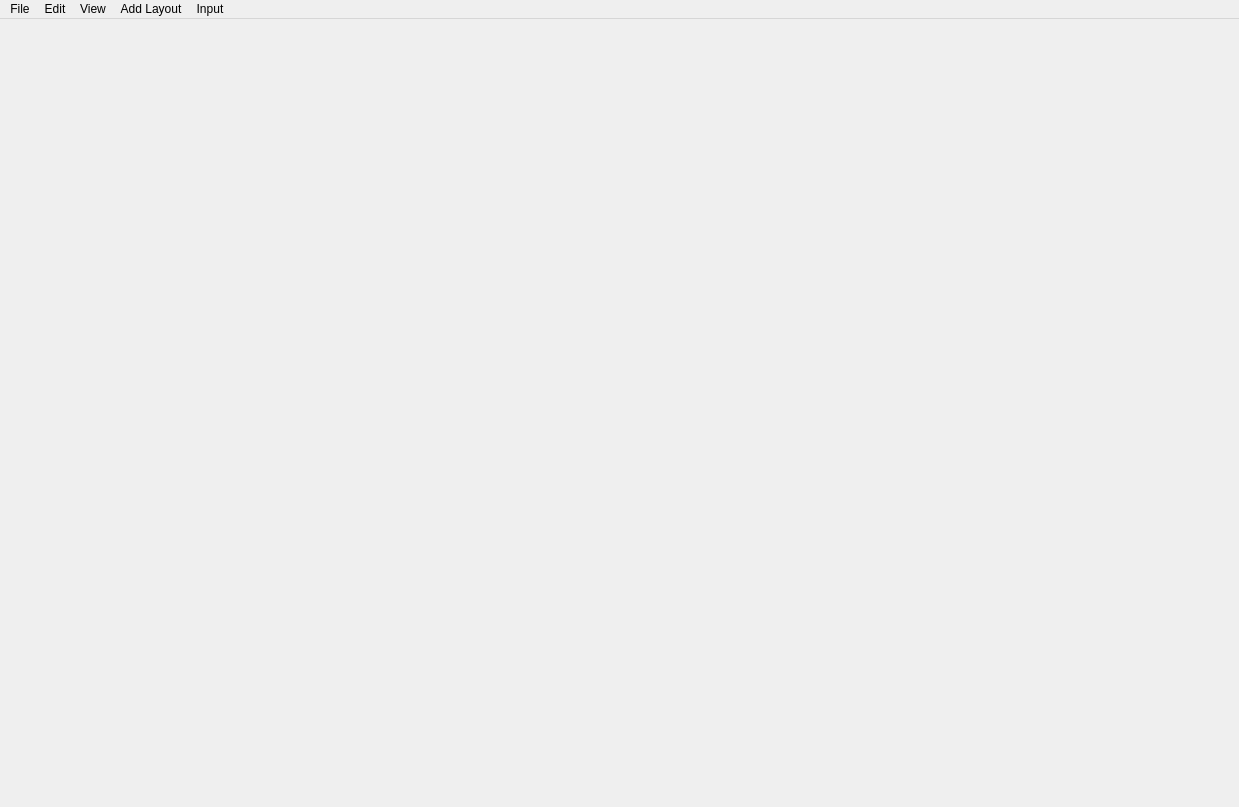
<?xml version="1.0" encoding="UTF-8"?>
<ui version="4.0">
 <class>MainWindow</class>
 <widget class="QMainWindow" name="MainWindow">
  <property name="geometry">
   <rect>
    <x>0</x>
    <y>0</y>
    <width>1239</width>
    <height>807</height>
   </rect>
  </property>
  <property name="sizePolicy">
   <sizepolicy hsizetype="MinimumExpanding" vsizetype="MinimumExpanding">
    <horstretch>0</horstretch>
    <verstretch>0</verstretch>
   </sizepolicy>
  </property>
  <property name="minimumSize">
   <size>
    <width>800</width>
    <height>400</height>
   </size>
  </property>
  <property name="font">
   <font>
    <weight>50</weight>
    <bold>false</bold>
    <kerning>true</kerning>
   </font>
  </property>
  <property name="windowTitle">
   <string>DAATA GUI</string>
  </property>
  <property name="styleSheet">
   <string notr="true"/>
  </property>
  <widget class="QMenu" name="google_drive_menu">
   <property name="title">
    <string>Google Drive</string>
   </property>
  </widget>
  <widget class="QMenuBar" name="menuBar">
   <property name="geometry">
    <rect>
     <x>0</x>
     <y>0</y>
     <width>1239</width>
     <height>26</height>
    </rect>
   </property>
   <property name="defaultUp">
    <bool>false</bool>
   </property>
   <property name="nativeMenuBar">
    <bool>true</bool>
   </property>
   <widget class="QMenu" name="menuFile">
    <property name="title">
     <string>File</string>
    </property>
   </widget>
   <widget class="QMenu" name="menuEdit">
    <property name="title">
     <string>Edit</string>
    </property>
   </widget>
   <widget class="QMenu" name="menuView">
    <property name="title">
     <string>View</string>
    </property>
    <addaction name="action_parentChildrenTree"/>
   </widget>
   <widget class="QMenu" name="menuAdd_Layout">
    <property name="title">
     <string>Add Layout</string>
    </property>
   </widget>
   <widget class="QMenu" name="menuInput">
    <property name="title">
     <string>Input</string>
    </property>
    <addaction name="actionFake_Data"/>
    <addaction name="actionBIN_File"/>
    <addaction name="openCSV_File"/>
   </widget>
   <addaction name="menuFile"/>
   <addaction name="menuEdit"/>
   <addaction name="menuView"/>
   <addaction name="menuAdd_Layout"/>
   <addaction name="menuInput"/>
  </widget>
  <action name="actionTest">
   <property name="text">
    <string>Test</string>
   </property>
  </action>
  <action name="action_parentChildrenTree">
   <property name="text">
    <string>Parent/children tree</string>
   </property>
   <property name="toolTip">
    <string>Display a tree of all parent objects and their respective children for the current UI layout</string>
   </property>
  </action>
  <action name="actionFake_Data">
   <property name="checkable">
    <bool>true</bool>
   </property>
   <property name="text">
    <string>Fake Data</string>
   </property>
  </action>
  <action name="actionBIN_File">
   <property name="text">
    <string>BIN File</string>
   </property>
  </action>
  <action name="openCSV_File">
   <property name="text">
    <string>Open CSV File</string>
   </property>
  </action>
 </widget>
 <resources/>
 <connections/>
</ui>
